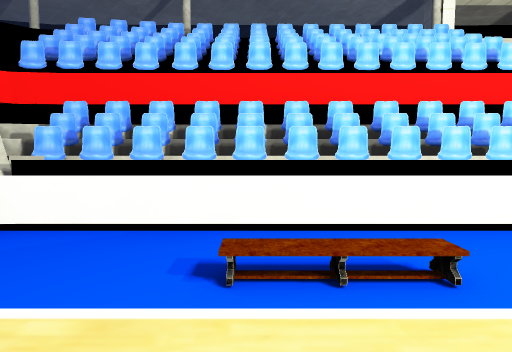
View 1 (above)

15 first-person views from a walk through a 3-D level made in the Unity game engine. The camera is 1.5 m above the floor, tilts 4° down and sees 75° across. The floor is counted in squares, 2 m on a side. Each view is taken from the middle of a square. On the plan, view 1 faces up. The plan holds only what a view shows up to about 11 squares ahead; the rest is blank. The place goes on beyond the plan. The player is left out. Some surface patterns are stand-ins.

View 2
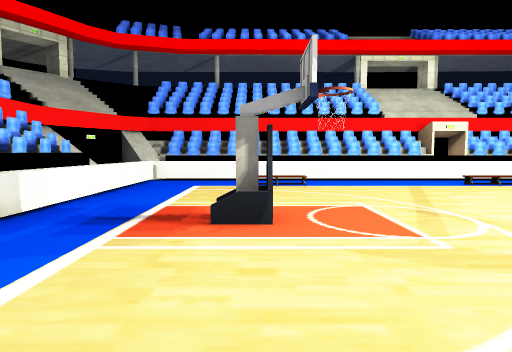

View 3
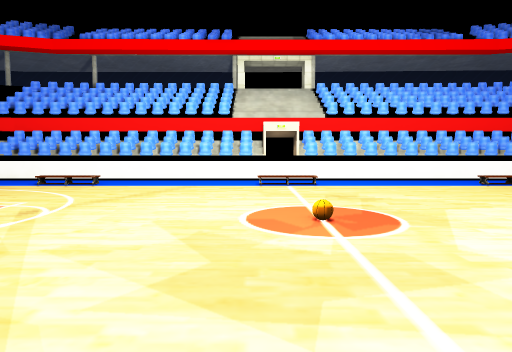

View 4
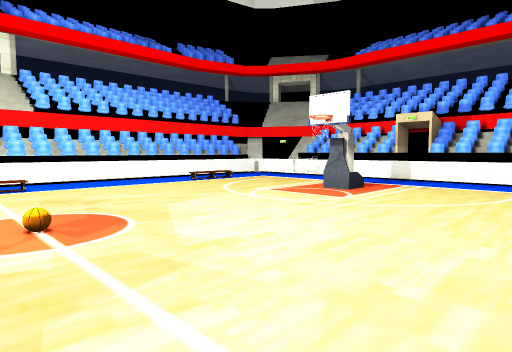

View 5
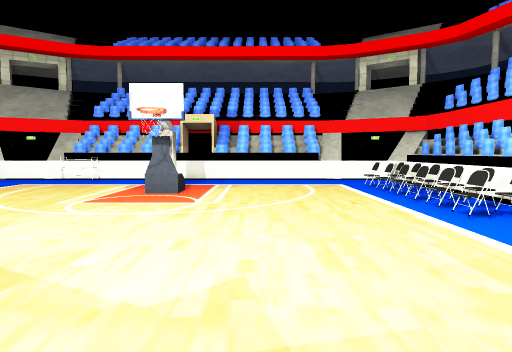

View 6
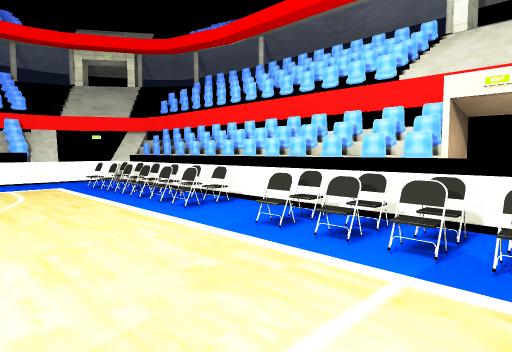

View 7
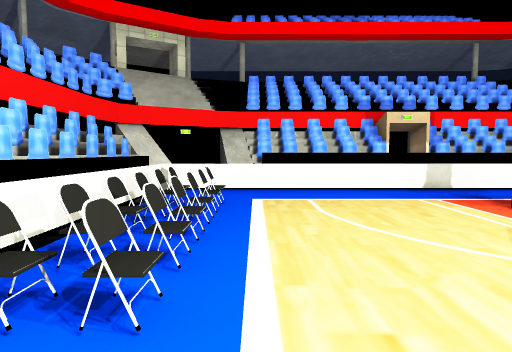

View 8
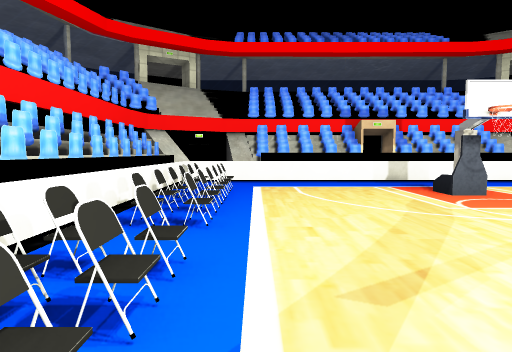

View 9
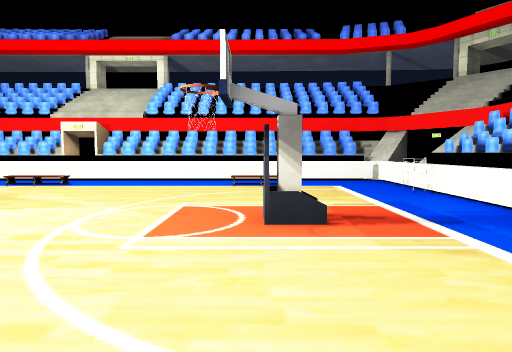

View 10
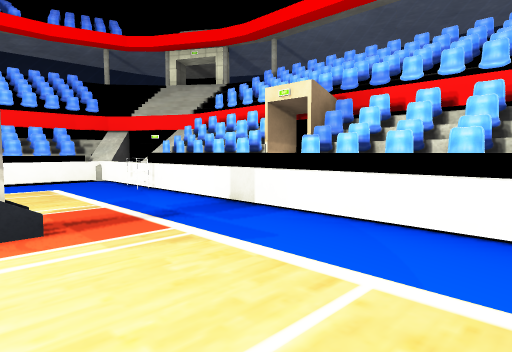

View 11
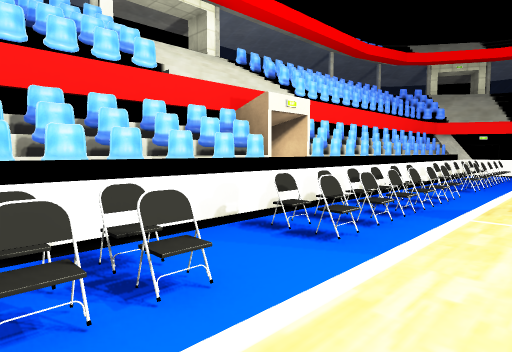

View 12
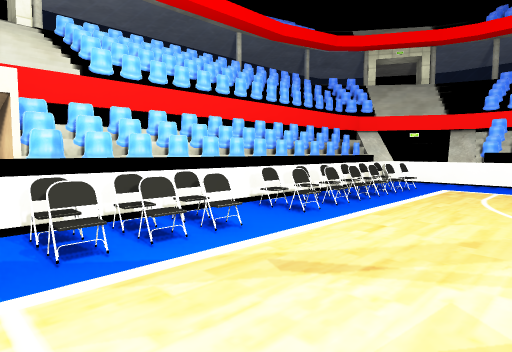

View 13
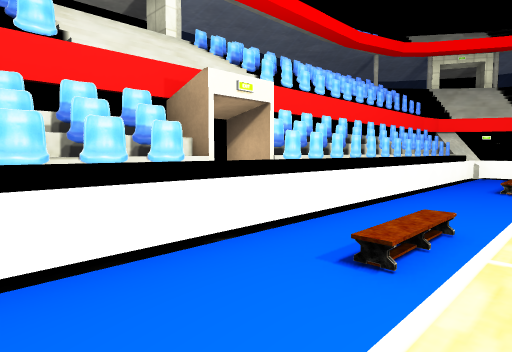

View 14
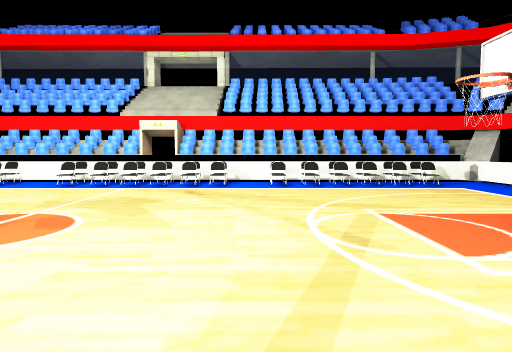

View 15
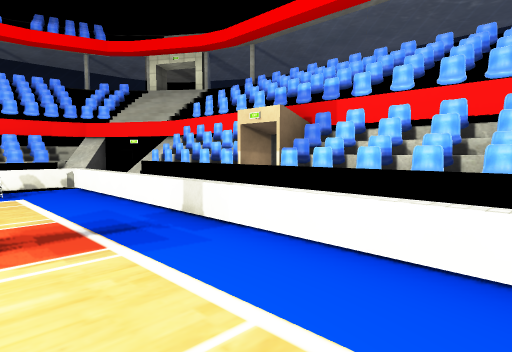

### Floor plan
Key: @ floor where view 1 was taken; # wall or solid block; . main floor; - floor 0.25 m lower than the main floor; / step, stairs or slope; ^ raised ledge; O other object.
Columns run from 5 left of view 1 to 17 right of it. Each row starts with its distance up from view 1.
  5    OOOOOOOO#OOOOOOOO
  4  ##OOOOOOOOOOOOOOOOO##
  3 O-^.................^#
  2 #^^..//...//....//..^#
  1 #O^................OOO
  0 #O^..@..............OO
 -1 #O^.................OO
 -2 #^^..O..........O...^##
 -3 #O^.................OO
 -4 #O^.................OO
 -5 #O^.................OO
 -6 #O^.................OO
 -7 ##^.OOOO.OOOO.OOOO..^
 -8  #^OOOOOOOO^OOOOOOOO#
 -9  ####################

Positions as (right, up) in squares from view 1, and headings:
1: (0, 0), facing up
2: (0, -6), facing up
3: (5, -6), facing up
4: (5, -6), facing up-right
5: (5, -4), facing right
6: (5, -4), facing down-right
7: (4, -6), facing left
8: (6, -6), facing left
9: (11, -6), facing up
10: (11, -6), facing up-right
11: (10, -5), facing down-left
12: (6, -4), facing down-left
13: (3, 1), facing up-right
14: (3, 1), facing down
15: (0, 2), facing down-left
